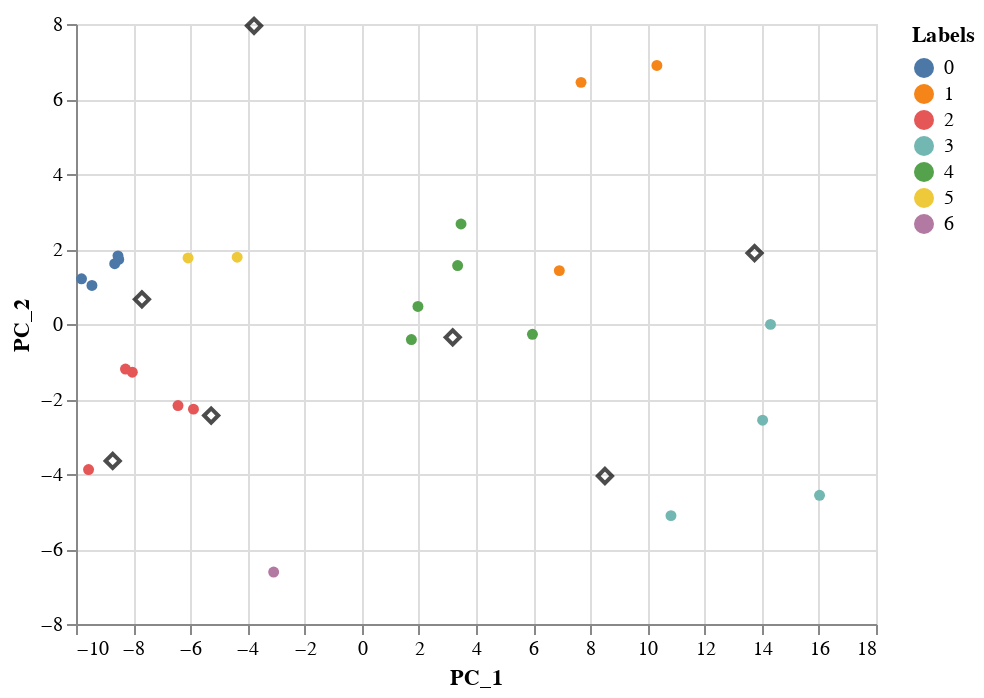

Notebook code for this chart:
### Code cell
k_means_chart = visualize_with_pca (scaled_mags_df, k_means_predicted, k_means_model.cluster_centers_)
k_means_chart

### Figure 1 — Vega-Lite specification as saved in the notebook (floating-point values rounded to 4 significant figures)
{"config": {"view": {"continuousWidth": 400, "continuousHeight": 300}}, "layer": [{"data": {"name": "data-9fe3a9dde2bfb264c6a9c23aeb35dfad"}, "mark": {"type": "circle", "opacity": 1}, "encoding": {"color": {"type": "nominal", "field": "Labels", "legend": {}}, "x": {"type": "quantitative", "field": "PC_1"}, "y": {"type": "quantitative", "field": "PC_2"}}}, {"data": {"name": "data-d07752ad55d31e1c387780ee4f199682"}, "mark": {"type": "point", "color": "black", "opacity": 0.7, "shape": "diamond", "size": 50}, "encoding": {"x": {"type": "quantitative", "field": "PC_1"}, "y": {"type": "quantitative", "field": "PC_2"}}}], "$schema": "https://vega.github.io/schema/vega-lite/v4.8.1.json", "datasets": {"data-9fe3a9dde2bfb264c6a9c23aeb35dfad": [{"PC_1": 7.676, "PC_2": 6.443, "Labels": 1}, {"PC_1": -8.505, "PC_2": 1.721, "Labels": 0}, {"PC_1": 10.82, "PC_2": -5.11, "Labels": 3}, {"PC_1": -9.806, "PC_2": 1.204, "Labels": 0}, {"PC_1": -9.442, "PC_2": 1.027, "Labels": 0}, {"PC_1": -6.43, "PC_2": -2.176, "Labels": 2}, {"PC_1": 16.02, "PC_2": -4.569, "Labels": 3}, {"PC_1": 14.31, "PC_2": -0.01017, "Labels": 3}, {"PC_1": 3.476, "PC_2": 2.667, "Labels": 4}, {"PC_1": 1.968, "PC_2": 0.4668, "Labels": 4}, {"PC_1": 5.975, "PC_2": -0.2759, "Labels": 4}, {"PC_1": 6.917, "PC_2": 1.424, "Labels": 1}, {"PC_1": 1.739, "PC_2": -0.4156, "Labels": 4}, {"PC_1": -8.029, "PC_2": -1.285, "Labels": 2}, {"PC_1": -8.269, "PC_2": -1.201, "Labels": 2}, {"PC_1": -4.359, "PC_2": 1.782, "Labels": 5}, {"PC_1": -8.531, "PC_2": 1.817, "Labels": 0}, {"PC_1": -6.078, "PC_2": 1.76, "Labels": 5}, {"PC_1": -5.889, "PC_2": -2.27, "Labels": 2}, {"PC_1": 10.33, "PC_2": 6.895, "Labels": 1}, {"PC_1": 3.357, "PC_2": 1.559, "Labels": 4}, {"PC_1": -8.645, "PC_2": 1.608, "Labels": 0}, {"PC_1": 14.03, "PC_2": -2.565, "Labels": 3}, {"PC_1": -3.082, "PC_2": -6.615, "Labels": 6}, {"PC_1": -9.561, "PC_2": -3.88, "Labels": 2}], "data-d07752ad55d31e1c387780ee4f199682": [{"PC_1": -8.715, "PC_2": -3.651}, {"PC_1": 8.513, "PC_2": -4.053}, {"PC_1": -7.693, "PC_2": 0.6577}, {"PC_1": 13.75, "PC_2": 1.89}, {"PC_1": 3.185, "PC_2": -0.3555}, {"PC_1": -5.269, "PC_2": -2.441}, {"PC_1": -3.769, "PC_2": 7.952}]}}
